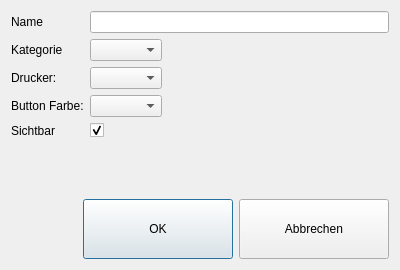
<?xml version="1.0" encoding="UTF-8"?>
<ui version="4.0">
 <author>Copyright 2016 Christian Kvasny</author>
 <class>GroupEdit</class>
 <widget class="QDialog" name="GroupEdit">
  <property name="geometry">
   <rect>
    <x>0</x>
    <y>0</y>
    <width>400</width>
    <height>270</height>
   </rect>
  </property>
  <property name="windowTitle">
   <string>Gruppe Editieren</string>
  </property>
  <layout class="QHBoxLayout" name="horizontalLayout_2">
   <item>
    <layout class="QVBoxLayout" name="verticalLayout">
     <item>
      <layout class="QFormLayout" name="formLayout">
       <property name="fieldGrowthPolicy">
        <enum>QFormLayout::ExpandingFieldsGrow</enum>
       </property>
       <property name="verticalSpacing">
        <number>6</number>
       </property>
       <item row="0" column="0">
        <widget class="QLabel" name="nameLabel">
         <property name="text">
          <string>Name</string>
         </property>
        </widget>
       </item>
       <item row="0" column="1">
        <widget class="QLineEdit" name="name"/>
       </item>
       <item row="1" column="0">
        <widget class="QLabel" name="label_2">
         <property name="text">
          <string>Kategorie</string>
         </property>
        </widget>
       </item>
       <item row="1" column="1">
        <widget class="QComboBox" name="categoriesComboBox"/>
       </item>
       <item row="4" column="0">
        <widget class="QLabel" name="visibleLabel">
         <property name="text">
          <string>Sichtbar</string>
         </property>
        </widget>
       </item>
       <item row="4" column="1">
        <widget class="QCheckBox" name="visibleCheckBox">
         <property name="checked">
          <bool>true</bool>
         </property>
        </widget>
       </item>
       <item row="2" column="1">
        <widget class="QComboBox" name="printerComboBox"/>
       </item>
       <item row="2" column="0">
        <widget class="QLabel" name="label_3">
         <property name="text">
          <string>Drucker:</string>
         </property>
        </widget>
       </item>
       <item row="3" column="0">
        <widget class="QLabel" name="label">
         <property name="text">
          <string>Button Farbe:</string>
         </property>
        </widget>
       </item>
       <item row="3" column="1">
        <widget class="QComboBox" name="colorComboBox"/>
       </item>
      </layout>
     </item>
     <item>
      <spacer name="verticalSpacer">
       <property name="orientation">
        <enum>Qt::Vertical</enum>
       </property>
       <property name="sizeHint" stdset="0">
        <size>
         <width>20</width>
         <height>40</height>
        </size>
       </property>
      </spacer>
     </item>
     <item>
      <layout class="QHBoxLayout" name="horizontalLayout">
       <item>
        <spacer name="horizontalSpacer">
         <property name="orientation">
          <enum>Qt::Horizontal</enum>
         </property>
         <property name="sizeHint" stdset="0">
          <size>
           <width>40</width>
           <height>20</height>
          </size>
         </property>
        </spacer>
       </item>
       <item>
        <widget class="QrkPushButton" name="okButton">
         <property name="minimumSize">
          <size>
           <width>150</width>
           <height>60</height>
          </size>
         </property>
         <property name="text">
          <string>OK</string>
         </property>
         <property name="icon">
          <iconset>
           <normaloff>:src/icons/ok.png</normaloff>:src/icons/ok.png</iconset>
         </property>
         <property name="iconSize">
          <size>
           <width>32</width>
           <height>32</height>
          </size>
         </property>
        </widget>
       </item>
       <item>
        <widget class="QrkPushButton" name="cancelButton">
         <property name="minimumSize">
          <size>
           <width>150</width>
           <height>60</height>
          </size>
         </property>
         <property name="text">
          <string>Abbrechen</string>
         </property>
         <property name="icon">
          <iconset>
           <normaloff>:src/icons/cancel.png</normaloff>:src/icons/cancel.png</iconset>
         </property>
         <property name="iconSize">
          <size>
           <width>32</width>
           <height>32</height>
          </size>
         </property>
        </widget>
       </item>
      </layout>
     </item>
    </layout>
   </item>
  </layout>
 </widget>
 <customwidgets>
  <customwidget>
   <class>QrkPushButton</class>
   <extends>QPushButton</extends>
   <header>qrkpushbutton.h</header>
  </customwidget>
 </customwidgets>
 <resources/>
 <connections/>
</ui>
